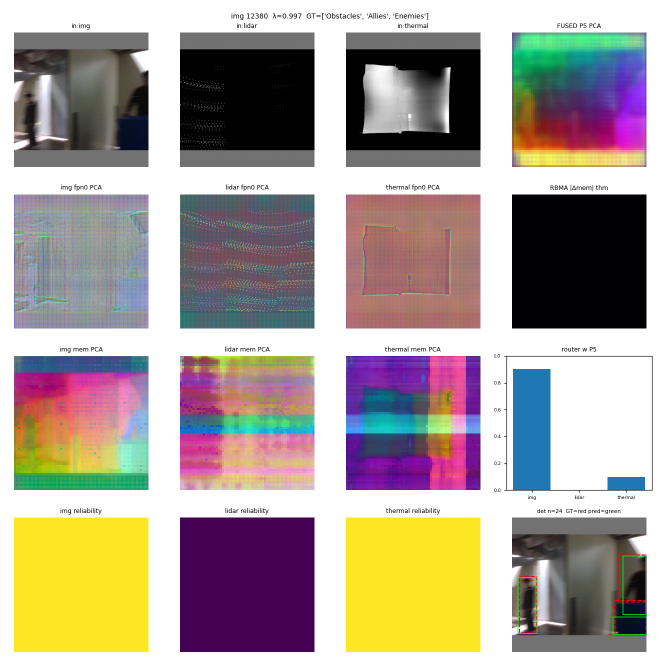
#> input picture .claude_logs/det_eval/p30_feature_probe/panel_12380.png, 1320 x 1320 px, given in place of 002500_rgb_front.png, which was not available (shown at 1/2 size)
$ python make_arch_thumbs.py ../../../../.claude_logs/det_eval/p30_feature_probe ../../../../.claude_logs/det_eval/p30_feature_probe/panel_12417.png ../../../../.claude_logs/det_eval/p30_feature_probe/panel_12417.png
#> lines starting #> are read from the running program, lines starting #| are printed output that depends on the picture; after the words box and inside, x2 and y2 are one past the last pixel; in counts of white or black regions, pixels touching at a corner belong together; pictures that were not available may be replaced by others from this repository, and a replacement may not be noted
"""Sensor thumbnails for Fig. 1 (architecture overview).

Input: one DELIVER test scene (RGB, depth, event, LiDAR, semantic GT), fetched from
jarvis:/SSDb/jemo_maeng/dset/DELIVER (scene sun/test/MAP_10_point21/002500).
Output: figures/fig1_thumbs/{rgb,depth,event,lidar,gt}.png, 512 px, used by fig_arch.tex.

Colours: depth/LiDAR use the Carbon sequential ramp (design-source: carbon@11.84.0);
GT uses the DELIVER palette from semseg/datasets/deliver.py (dataset convention).
Usage: python make_arch_thumbs.py <scene_root> <out_dir>
"""
import sys
from pathlib import Path

import numpy as np
from PIL import Image, ImageFilter

SCENE = ("sun", "MAP_10_point21", "002500")
SIZE = 512
# carbon@11.84.0 SEQUENTIAL (labdesign build/py/carbon_palette.py)
SEQ = ["#ffffff", "#e4eeff", "#cadcff", "#afcbff", "#94b9ff",
       "#7aa8fe", "#5f96fe", "#4485fe", "#2a73fe", "#0f62fe"]
# DELIVER palette, index = GT id - 1 (semseg/datasets/deliver.py:28-52)
PALETTE = np.array([
    [70, 70, 70], [100, 40, 40], [55, 90, 80], [220, 20, 60], [153, 153, 153],
    [157, 234, 50], [128, 64, 128], [244, 35, 232], [107, 142, 35], [0, 0, 142],
    [102, 102, 156], [220, 220, 0], [70, 130, 180], [81, 0, 81], [150, 100, 100],
    [230, 150, 140], [180, 165, 180], [250, 170, 30], [110, 190, 160], [170, 120, 50],
    [45, 60, 150], [145, 170, 100], [0, 0, 230], [0, 60, 100], [0, 0, 70]], np.uint8)


def ramp(values):
    """Map values in [0, 1] onto the sequential ramp (linear interpolation)."""
    stops = np.array([[int(h[i:i + 2], 16) for i in (1, 3, 5)] for h in SEQ], float)
    x = np.clip(values, 0, 1) * (len(stops) - 1)
    lo = np.floor(x).astype(int)
    hi = np.minimum(lo + 1, len(stops) - 1)
    t = (x - lo)[..., None]
    return (stops[lo] * (1 - t) + stops[hi] * t).astype(np.uint8)


def path(root, modal, suffix):
    cond, mp, idx = SCENE
    return Path(root) / modal / cond / "test" / mp / f"{idx}_{suffix}_front.png"


def main(root, out, pred=None):
    out = Path(out)
    out.mkdir(parents=True, exist_ok=True)
    rs = lambda im: im.resize((SIZE, SIZE), Image.LANCZOS)

    rgb = rs(Image.open(path(root, "img", "rgb")).convert("RGB"))
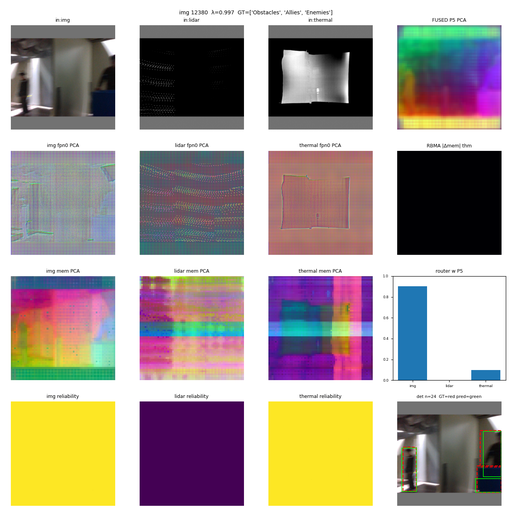
#> rgb: PIL image 512x512 RGB; mean R, G, B 169.3, 158.8, 149.9
    rgb.save(out / "rgb.png")

    # illustrative degraded RGB for the training panel, using only operators of the training set
    # (semseg/datasets/degrade.py TRAIN_OPS['img']): Gaussian blur, gain/gamma change (darker exposure),
    # and one patch dropout. No noise: Gaussian and salt-and-pepper noise are held out of training.
    a = np.asarray(rgb.filter(ImageFilter.GaussianBlur(2.0)), float) / 255.0
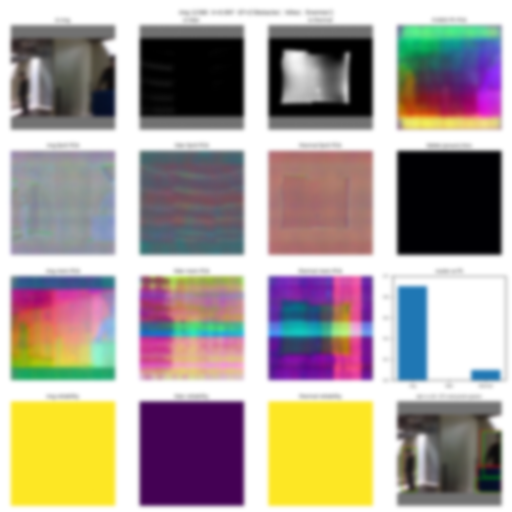
#> a: shape (512, 512, 3) float64; mean R, G, B 0.664, 0.623, 0.588
    a = 0.55 * np.power(a, 1.6)                               # under-exposure (gain 0.55, gamma 1.6)
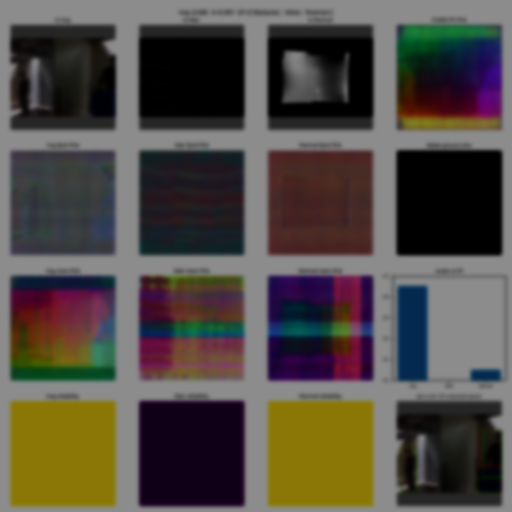
#> a: shape (512, 512, 3) float64; mean R, G, B 0.324, 0.3, 0.274
    h, w = a.shape[:2]
#> h = 512; w = 512
    a[int(0.18 * h):int(0.46 * h), int(0.52 * w):int(0.80 * w)] = 0.0   # patch dropout
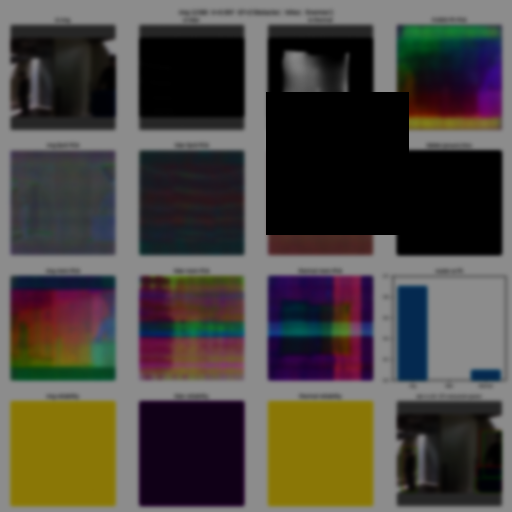
#> a: shape (512, 512, 3) float64; 7.6% of pixels changed, all inside (x1, y1, x2, y2) = (266, 92, 409, 235)
    Image.fromarray(np.clip(a * 255, 0, 255).astype(np.uint8)).save(out / "rgb_degraded.png")

    # depth: near = dark blue, far = white (sky saturates to white)
    d = np.asarray(Image.open(path(root, "depth", "depth")), float) / 255.0
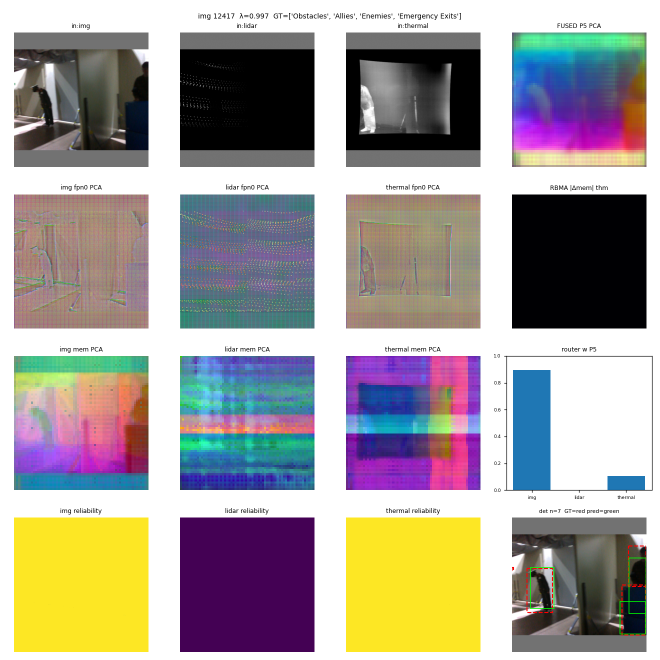
#> input picture .claude_logs/det_eval/p30_feature_probe/panel_12417.png, 1320 x 1320 px, given in place of 002500_depth_front.png, which was not available (shown at 1/2 size)
    rs(Image.fromarray(ramp(1.0 - d ** 0.5))).save(out / "depth.png")

    # event: keep polarity colours, put them on white instead of black
    e = np.asarray(Image.open(path(root, "event", "event")).convert("RGB")).astype(int)
    on = e.sum(-1) > 60
    ev = np.full(e.shape, 255, np.uint8)
    ev[on & (e[..., 0] > e[..., 2])] = (218, 30, 40)   # carbon red-60
    ev[on & (e[..., 2] >= e[..., 0])] = (15, 98, 254)  # carbon blue-60
    rs(Image.fromarray(ev)).save(out / "event.png")

    # LiDAR: sparse returns, dilate so points survive the down-sampling
    l = np.asarray(Image.open(path(root, "lidar", "lidar")), float)
    hit = l > 0
    v = np.zeros_like(l)
    v[hit] = 1.0 - (l[hit] - l[hit].min()) / max(np.ptp(l[hit]), 1e-6)
    li = ramp(0.25 + 0.75 * v)
    li[~hit] = 255
    img = Image.fromarray(li).filter(ImageFilter.MinFilter(3))
    rs(img).save(out / "lidar.png")

    # GT: R channel holds class id + 1 (0 = unlabeled -> white)
    g = np.asarray(Image.open(path(root, "semantic", "semantic")))[..., 0].astype(int) - 1
    gt = np.full(g.shape + (3,), 255, np.uint8)
    ok = (g >= 0) & (g < len(PALETTE))
    gt[ok] = PALETTE[g[ok]]
    rs(Image.fromarray(gt)).save(out / "gt.png")

    # prediction of the full model (A2 seed 821, legal v2 dump; 0-based train ids, 255 = ignore)
    if pred is not None:
        p = np.asarray(Image.open(pred)).astype(int)
        pr = np.full(p.shape + (3,), 255, np.uint8)
        ok = p < len(PALETTE)
        pr[ok] = PALETTE[p[ok]]
        Image.fromarray(pr).resize((SIZE, SIZE), Image.NEAREST).save(out / "pred.png")


if __name__ == "__main__":
    # pred: NAS analysis_logs/a2_test1024_dump_20261016/s821/test/pred/img/sun/test/MAP_10_point21/002500_rgb_front.png
#> (the run stopped early here; a loop or call above may not have finished)
